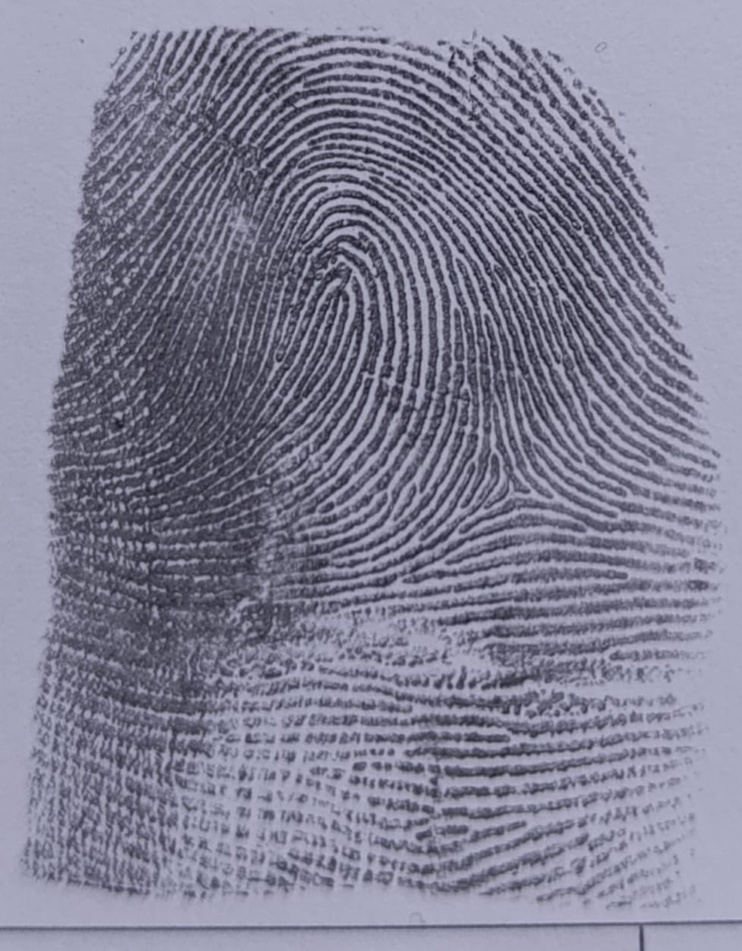
#> input picture uploads/20250324_113944_1_IMG-20250319-WA0136.jpg, 742 x 951 px, shrunk from 979 x 1256 before the run
$ python -i quality_assessment.py   (imports and definitions only)   (older library calls are emulated)
#> lines starting #> are read from the running program, lines starting #| are printed output that depends on the picture
import cv2
import numpy as np
from skimage.metrics import structural_similarity as ssim

def assess_quality(image_path):
    """
    Assess the quality of a fingerprint image based on multiple criteria.

    Args:
        image_path (str): Path to the fingerprint image

    Returns:
        float: Quality score between 0 and 1
    """
    try:
        # Read the image
        img = cv2.imread(image_path, cv2.IMREAD_GRAYSCALE)
#> img: shape (951, 742); min 20, max 191, mean 131.1
        if img is None:
            raise ValueError("Could not read the image")

        # Calculate quality metrics
        contrast_score = calculate_contrast(img)
        clarity_score = calculate_clarity(img)
        noise_score = calculate_noise(img)
        orientation_score = calculate_orientation_consistency(img)

        # Combine scores with weights
        weights = {
            'contrast': 0.3,
            'clarity': 0.3,
            'noise': 0.2,
            'orientation': 0.2
        }

        quality_score = (
            weights['contrast'] * contrast_score +
            weights['clarity'] * clarity_score +
            weights['noise'] * noise_score +
            weights['orientation'] * orientation_score
        )

        return quality_score

    except Exception as e:
        print(f"Error in quality assessment: {str(e)}")
        return 0.0

def calculate_contrast(img):
    """
    Calculate the contrast of the image using histogram analysis.
    """
    # Calculate histogram
    hist = cv2.calcHist([img], [0], None, [256], [0, 256])
#> hist = 256 values, max 23893 at index 172, min 0 at index 0, mean 2756.4
    hist = hist.flatten() / hist.sum()
#> hist = 256 values, max 0.0339 at index 172, min 0 at index 0, mean 0.00391

    # Calculate contrast as the standard deviation of the histogram
    mean = np.sum(np.arange(256) * hist)
#> mean = 131.1
    variance = np.sum((np.arange(256) - mean) ** 2 * hist)
#> variance = 1519.6
    contrast = np.sqrt(variance)
#> contrast = 38.98
#> in assess_quality, `contrast_score = calculate_contrast(img)`: contrast_score = 0.305

    # Normalize to [0, 1]
    return min(contrast / 128, 1.0)

def calculate_clarity(img):
    """
    Calculate the clarity of ridge patterns using local variance.
    """
    # Apply Sobel operator to detect edges
    sobelx = cv2.Sobel(img, cv2.CV_64F, 1, 0, ksize=3)
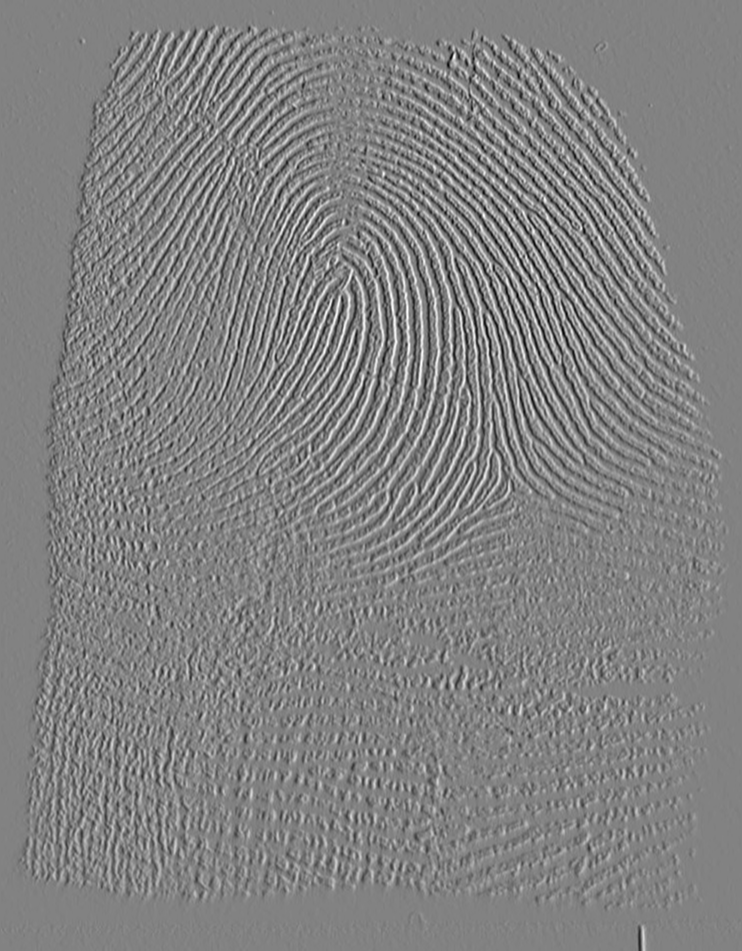
#> sobelx: shape (951, 742) float64; min -441, max 424, mean 0.1; drawn with min black and max white
    sobely = cv2.Sobel(img, cv2.CV_64F, 0, 1, ksize=3)
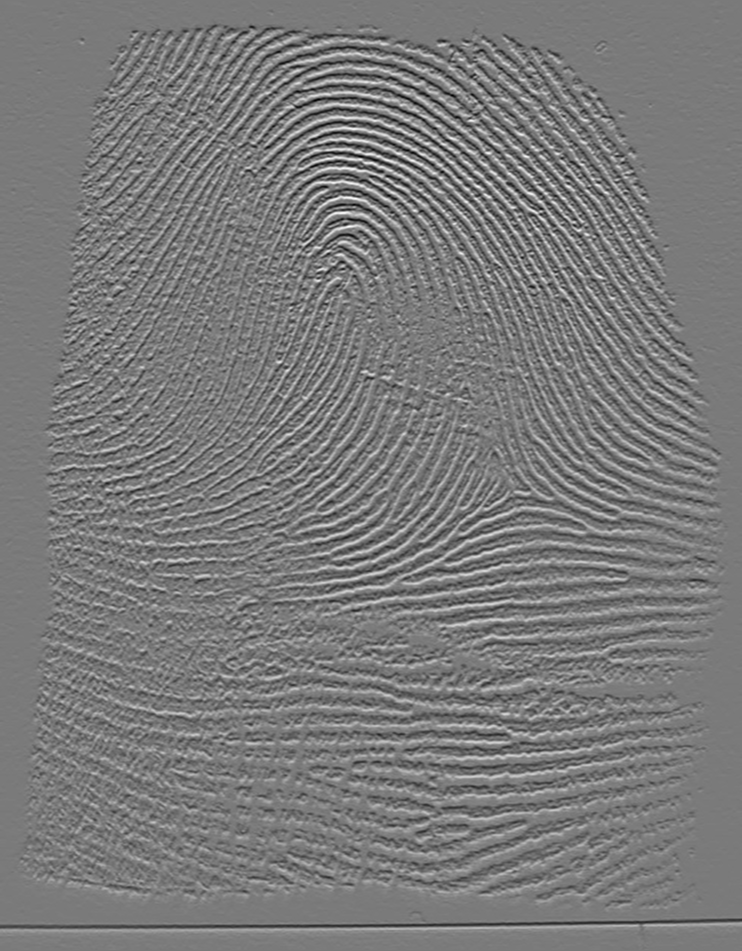
#> sobely: shape (951, 742) float64; min -407, max 440, mean 0; drawn with min black and max white

    # Calculate gradient magnitude
    gradient_mag = np.sqrt(sobelx**2 + sobely**2)
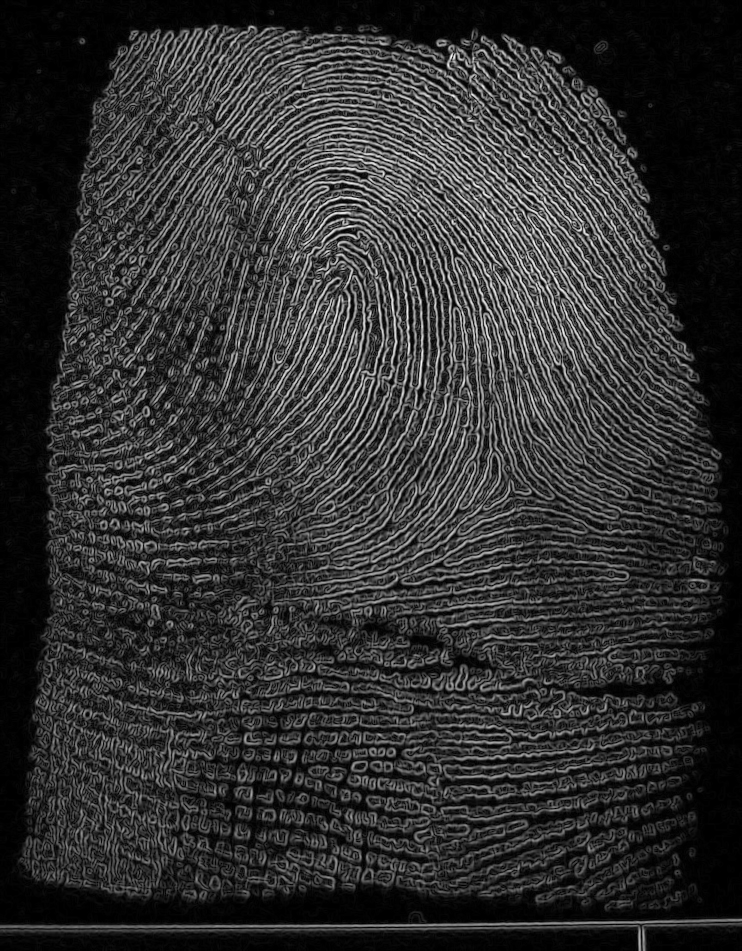
#> gradient_mag: shape (951, 742) float64; min 0, max 449, mean 86.7; drawn with min black and max white

    # Calculate local variance
    local_var = cv2.blur(gradient_mag**2, (5, 5)) - cv2.blur(gradient_mag, (5, 5))**2
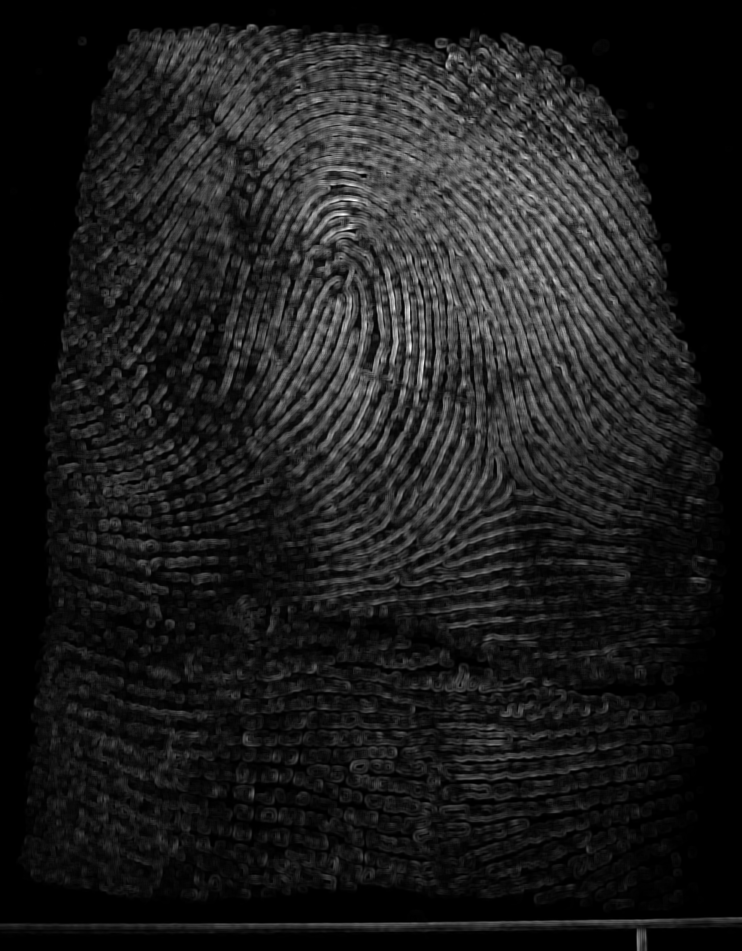
#> local_var: shape (951, 742) float64; min -5.82e-13, max 28489.4, mean 3224.8; drawn with min black and max white

    # Calculate clarity score
    clarity = np.mean(local_var)
#> clarity = 3224.8
#> in assess_quality, `clarity_score = calculate_clarity(img)`: clarity_score = 1

    # Normalize to [0, 1]
    return min(clarity / 1000, 1.0)

def calculate_noise(img):
    """
    Calculate the noise level in the image.
    """
    # Apply median filter to get noise-free approximation
    denoised = cv2.medianBlur(img, 3)

    # Calculate noise as the difference between original and denoised
    noise = np.abs(img.astype(np.float32) - denoised.astype(np.float32))
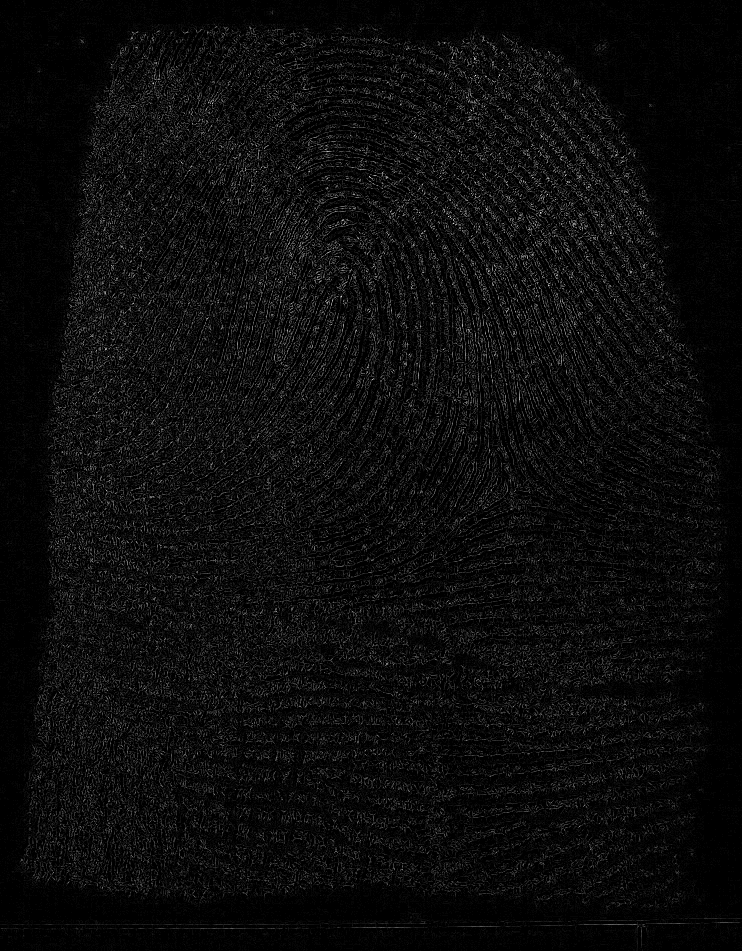
#> noise: shape (951, 742) float32; min 0, max 41, mean 2; drawn with min black and max white

    # Calculate noise score (inverse of noise level)
    noise_level = np.mean(noise)
#> noise_level = 1.98
    noise_score = 1.0 - min(noise_level / 50, 1.0)
#> noise_score = 0.96

    return noise_score

def calculate_orientation_consistency(img):
    """
    Calculate the consistency of ridge orientation.
    """
    # Calculate gradient
    gx = cv2.Sobel(img, cv2.CV_64F, 1, 0, ksize=3)
    gy = cv2.Sobel(img, cv2.CV_64F, 0, 1, ksize=3)

    # Calculate orientation
    orientation = np.arctan2(gy, gx)
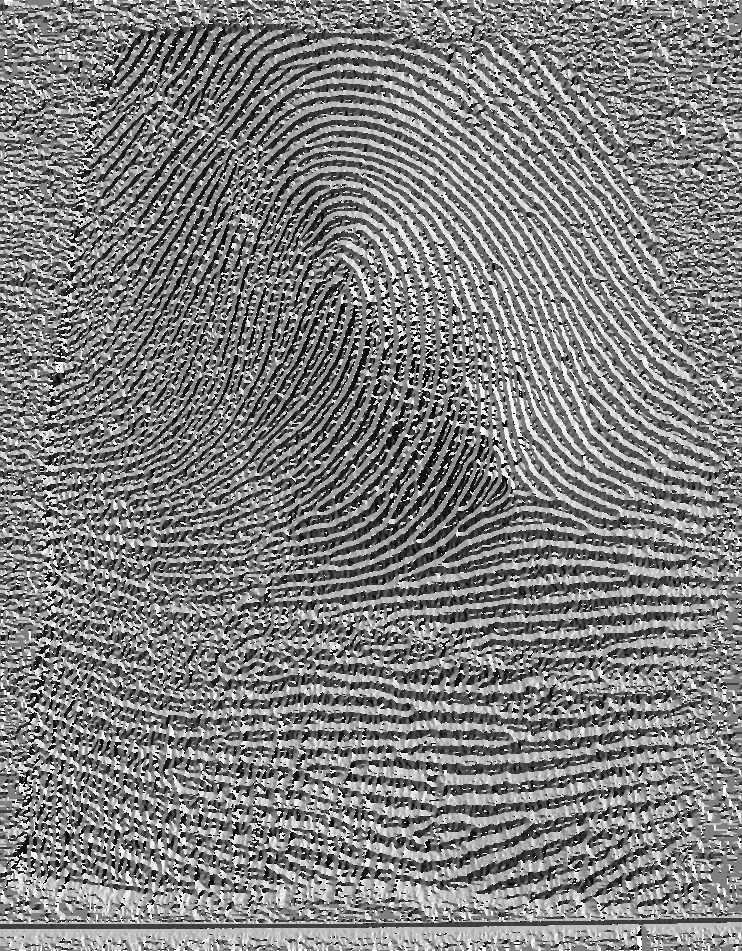
#> orientation: shape (951, 742) float64; min -3.14, max 3.14, mean 0.019; drawn with min black and max white

    # Calculate local orientation consistency
    block_size = 16
    h, w = img.shape
#> h = 951; w = 742
    consistency = np.zeros((h // block_size, w // block_size))

    for i in range(0, h, block_size):
        for j in range(0, w, block_size):
            block = orientation[i:i+block_size, j:j+block_size]
            if block.size > 0:
                # Calculate circular variance
                mean_angle = np.arctan2(np.mean(np.sin(block)), np.mean(np.cos(block)))
                variance = 1 - np.sqrt(np.mean(np.sin(block - mean_angle))**2 +
                                     np.mean(np.cos(block - mean_angle))**2)
                consistency[i//block_size, j//block_size] = 1 - variance
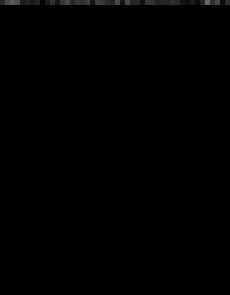
#> consistency: shape (59, 46) float64 (shown 5 times larger); min 0, max 0.407, mean 0.00288

    # Calculate overall consistency score
    consistency_score = np.mean(consistency)

    return consistency_score

>>> result = assess_quality('../../../uploads/20250324_113944_1_IMG-20250319-WA0136.jpg')

$ run again, on uploads/20250324_113944_2_IMG-20250319-WA0135.jpg
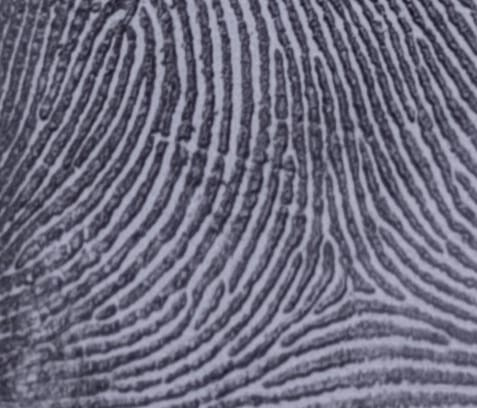
#> input picture uploads/20250324_113944_2_IMG-20250319-WA0135.jpg, 477 x 408 px
#> in calculate_contrast, `hist = cv2.calcHist([img], [0], None, [256], [0, 256])`: hist = 256 values, max 2349 at index 168, min 0 at index 0, mean 760.2
#> in calculate_contrast, `hist = hist.flatten() / hist.sum()`: hist = 256 values, max 0.0121 at index 168, min 0 at index 0, mean 0.00391
#> mean = 110.4
#> variance = 1428.3
#> contrast = 37.79
#> contrast_score = 0.295
#> in calculate_clarity, `local_var = cv2.blur(gradient_mag**2, (5, 5)) - cv2.blur(gradient_mag,..`:
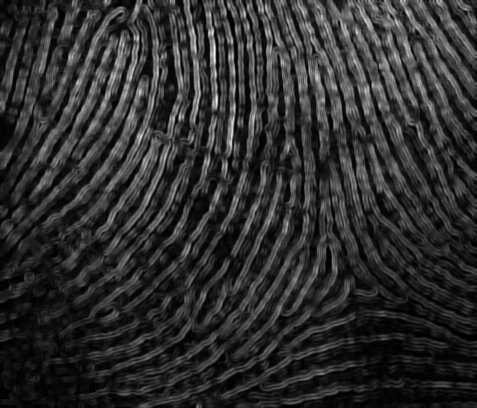
#> local_var: shape (408, 477) float64; min 23.26, max 20398.2, mean 3787.6; drawn with min black and max white
#> clarity = 3787.6
#> clarity_score = 1
#> noise_level = 1.66
#> in calculate_noise, `noise_score = 1.0 - min(noise_level / 50, 1.0)`: noise_score = 0.967
#> after the loop in calculate_orientation_consistency, `for i in range(0, h, block_size):`:
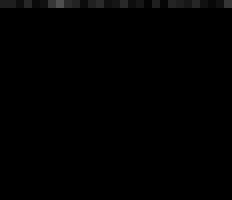
#> consistency: shape (25, 29) float64 (shown 8 times larger); min 0, max 0.31, mean 0.00448
